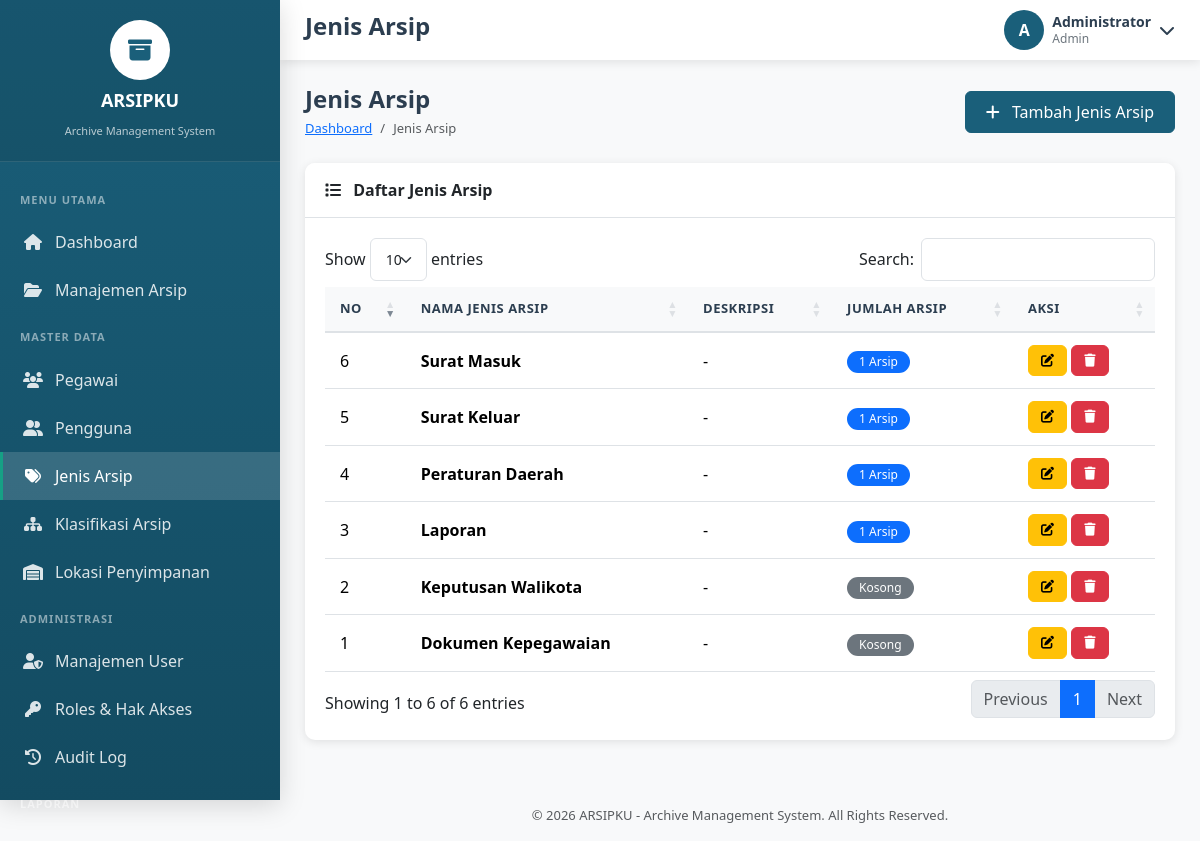
Page /jenis_arsip.php (signed in) on the earlier database version.
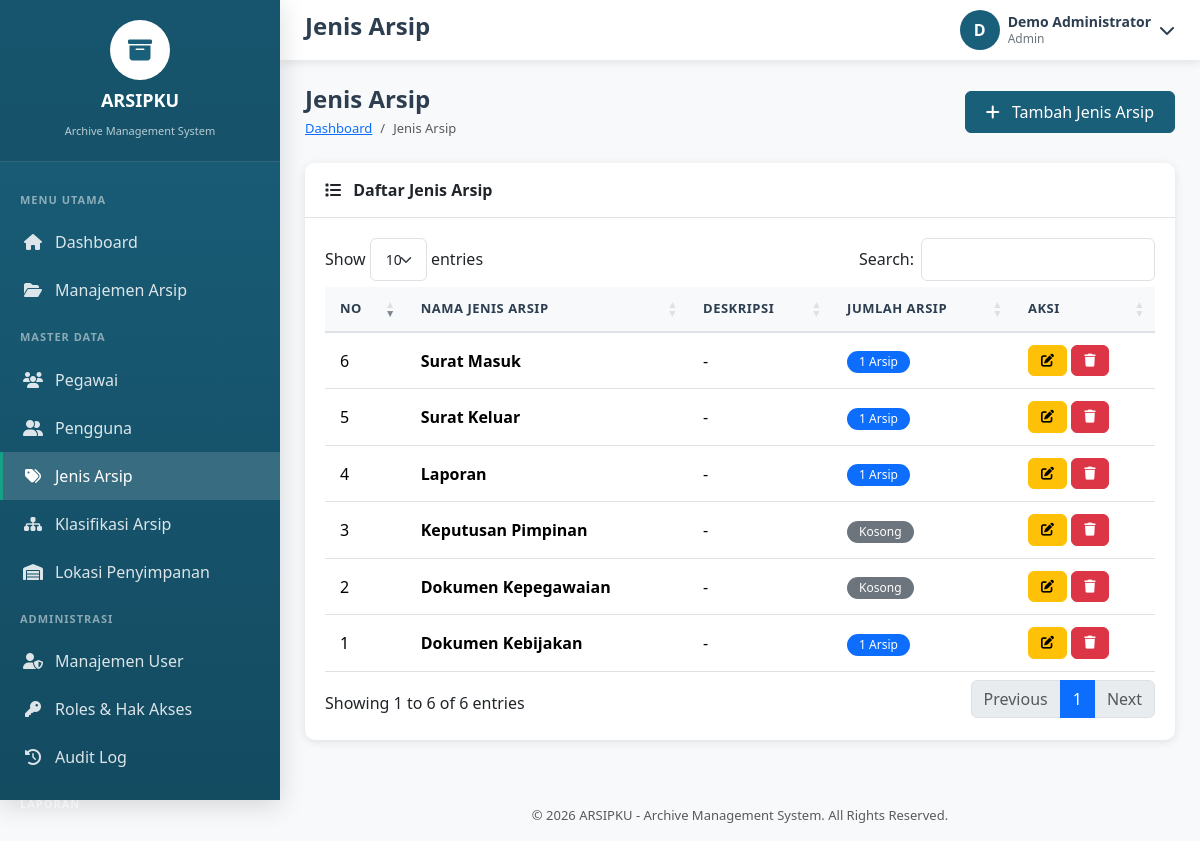
Same page on the later database version.
### tables this page shows
CREATE TABLE Jenis_Arsip (
    ID_Jenis_Arsip INT PRIMARY KEY AUTO_INCREMENT,
    Nama_Jenis_Arsip VARCHAR(255) NOT NULL,
    Kode_Jenis VARCHAR(20),
    Deskripsi_Jenis_Arsip TEXT,
    Created_At TIMESTAMP DEFAULT CURRENT_TIMESTAMP
);

### config/config.php (called while the page is built, shortened)
<?php
function getUserRole() {
    return $_SESSION['user_role'] ?? 'Viewer';
}
function hasAccess($requiredRole) {
    $userRole = getUserRole();
    $roles = ['Admin' => 3, 'Operator' => 2, 'Viewer' => 1];
    return ($roles[$userRole] ?? 0) >= ($roles[$requiredRole] ?? 0);
}
?>

### jenis_arsip.php (the view, shortened to what this page needs)
<?php
$pageTitle = 'Jenis Arsip';
require_once 'includes/header.php';
$db = getDB();
$dataJenis = $db->query("
SELECT
    j.*,
    (
        SELECT COUNT(*)
        FROM Arsip a
        WHERE a.ID_Jenis_Arsip = j.ID_Jenis_Arsip
    ) AS total_arsip
FROM Jenis_Arsip j
ORDER BY j.Nama_Jenis_Arsip ASC
")->fetchAll(PDO::FETCH_ASSOC);
require_once 'includes/sidebar.php';
require_once 'includes/topbar.php';
?>
<div class="page-header d-flex justify-content-between align-items-center">
<div>
<h1 class="page-title">
Jenis Arsip
</h1>
<nav aria-label="breadcrumb">
<ol class="breadcrumb">
<li class="breadcrumb-item">
<a href="index.php">
Dashboard
</a>
</li>
<li class="breadcrumb-item active">
Jenis Arsip
</li>
</ol>
</nav>
</div>
<?php if(hasAccess('Operator') || hasAccess('Admin')): ?>
<button
class="btn btn-primary"
data-bs-toggle="modal"
data-bs-target="#addModal">
<i class="fas fa-plus me-2"></i>
Tambah Jenis Arsip
</button>
<?php endif; ?>
</div>
<div class="card">
<div class="card-header">
<i class="fas fa-list me-2"></i>
Daftar Jenis Arsip
</div>
<div class="card-body">
<div class="table-responsive">
<table class="table table-hover data-table">
<thead>
<tr>
<th>No</th>
<th>Nama Jenis Arsip</th>
<th>Deskripsi</th>
<th>Jumlah Arsip</th>
<th>Aksi</th>
</tr>
</thead>
<tbody>
<?php
$no = 1;
foreach($dataJenis as $row):
?>
<tr>
<td>
<?= $no++ ?>
</td>
<td>
<strong>
<?= htmlspecialchars($row['Nama_Jenis_Arsip']) ?>
</strong>
</td>
<td>
<?= htmlspecialchars($row['Deskripsi'] ?? '-') ?>
</td>
<td>
<?php if($row['total_arsip'] > 0): ?>
<span class="badge bg-primary">
<?= $row['total_arsip'] ?> Arsip
</span>
<?php else: ?>
<span class="badge bg-secondary">
Kosong
</span>
<?php endif; ?>
</td>
<td>
<?php if(hasAccess('Operator') || hasAccess('Admin')): ?>
<button
class="btn btn-sm btn-warning"
onclick='editJenis(<?= json_encode($row) ?>)'>
<i class="fas fa-edit"></i>
</button>
<?php endif; ?>
<?php if(hasAccess('Admin')): ?>
<form method="POST" style="display:inline;">
<button
type="submit"
class="btn btn-sm btn-danger"
onclick="return confirm('Hapus jenis arsip ini?')">
<i class="fas fa-trash"></i>
</button>
</form>
<?php endif; ?>
</td>
</tr>
<?php endforeach; ?>
</tbody>
</table>
</div>
</div>
</div>
<?php require_once 'includes/footer.php'; ?>

### includes/topbar.php (shortened to what this page needs)
<main class="main-content">
    <header class="top-header">
        <div class="header-left">
            <h4><?= $pageTitle ?? 'Dashboard' ?></h4>
        </div>
        <div class="header-right">
            <div class="user-info dropdown">
                <div class="d-flex align-items-center" data-bs-toggle="dropdown" style="cursor: pointer;">
                    <div class="user-avatar">
                        <?= strtoupper(substr($_SESSION['user_name'] ?? 'U', 0, 1)) ?>
                    </div>
                    <div class="user-details ms-2">
                        <div class="name"><?= $_SESSION['user_name'] ?? 'User' ?></div>
                        <div class="role"><?= $_SESSION['user_role'] ?? 'Viewer' ?></div>
                    </div>
                    <i class="fas fa-chevron-down ms-2"></i>
                </div>
            </div>
        </div>
    </header>
    <div class="page-content">

Differences in the rows shown:
changed jenis_arsip: Nama_Jenis_Arsip "Peraturan Daerah" → "Dokumen Kebijakan"; moves up the list
changed jenis_arsip: Nama_Jenis_Arsip "Keputusan Walikota" → "Keputusan Pimpinan"
Other differences:
substr($_SESSION['user_name'] ?? 'U', 0, 1): "A" → "D"
$_SESSION['user_name']: "Administrator" → "Demo Administrator"
